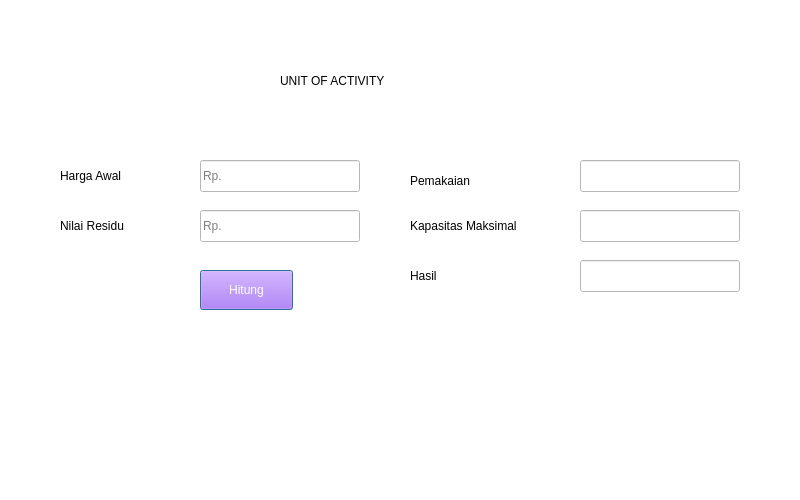
<?xml version="1.0" encoding="UTF-8"?>
<ui version="4.0">
 <class>Dialog</class>
 <widget class="QDialog" name="Dialog">
  <property name="geometry">
   <rect>
    <x>0</x>
    <y>0</y>
    <width>800</width>
    <height>500</height>
   </rect>
  </property>
  <property name="windowTitle">
   <string>Dialog</string>
  </property>
  <widget class="QWidget" name="widget" native="true">
   <property name="geometry">
    <rect>
     <x>0</x>
     <y>0</y>
     <width>800</width>
     <height>500</height>
    </rect>
   </property>
   <property name="styleSheet">
    <string notr="true">background-color: rgb(255, 255, 255);</string>
   </property>
   <widget class="QLabel" name="label">
    <property name="geometry">
     <rect>
      <x>280</x>
      <y>60</y>
      <width>251</width>
      <height>41</height>
     </rect>
    </property>
    <property name="styleSheet">
     <string notr="true">font: 57 18pt &quot;Dubai Medium&quot;;
color:black;</string>
    </property>
    <property name="text">
     <string>UNIT OF ACTIVITY</string>
    </property>
   </widget>
   <widget class="QLabel" name="label_2">
    <property name="geometry">
     <rect>
      <x>60</x>
      <y>160</y>
      <width>101</width>
      <height>31</height>
     </rect>
    </property>
    <property name="styleSheet">
     <string notr="true">color:black;font: 12pt &quot;Dubai&quot;</string>
    </property>
    <property name="text">
     <string>Harga Awal</string>
    </property>
   </widget>
   <widget class="QLabel" name="label_3">
    <property name="geometry">
     <rect>
      <x>60</x>
      <y>210</y>
      <width>101</width>
      <height>31</height>
     </rect>
    </property>
    <property name="styleSheet">
     <string notr="true">font: 12pt &quot;Dubai&quot;;
color:black;
</string>
    </property>
    <property name="text">
     <string>Nilai Residu</string>
    </property>
   </widget>
   <widget class="QLabel" name="label_4">
    <property name="geometry">
     <rect>
      <x>410</x>
      <y>170</y>
      <width>131</width>
      <height>21</height>
     </rect>
    </property>
    <property name="styleSheet">
     <string notr="true">font: 12pt &quot;Dubai&quot;;
color:black;</string>
    </property>
    <property name="text">
     <string>Pemakaian</string>
    </property>
   </widget>
   <widget class="QLineEdit" name="le_Harga">
    <property name="geometry">
     <rect>
      <x>200</x>
      <y>160</y>
      <width>160</width>
      <height>32</height>
     </rect>
    </property>
    <property name="styleSheet">
     <string notr="true">border-color:black;
color:black;</string>
    </property>
    <property name="placeholderText">
     <string>Rp. </string>
    </property>
   </widget>
   <widget class="QLineEdit" name="le_Nilai">
    <property name="geometry">
     <rect>
      <x>200</x>
      <y>210</y>
      <width>160</width>
      <height>32</height>
     </rect>
    </property>
    <property name="styleSheet">
     <string notr="true">border-color:black;
color:black;</string>
    </property>
    <property name="placeholderText">
     <string>Rp. </string>
    </property>
   </widget>
   <widget class="QLineEdit" name="le_Pemakaian">
    <property name="geometry">
     <rect>
      <x>580</x>
      <y>160</y>
      <width>160</width>
      <height>32</height>
     </rect>
    </property>
    <property name="styleSheet">
     <string notr="true">border-color:black;
color:black;</string>
    </property>
   </widget>
   <widget class="QLabel" name="label_5">
    <property name="geometry">
     <rect>
      <x>410</x>
      <y>210</y>
      <width>161</width>
      <height>31</height>
     </rect>
    </property>
    <property name="styleSheet">
     <string notr="true">font: 12pt &quot;Dubai&quot;;
color:black;</string>
    </property>
    <property name="text">
     <string>Kapasitas Maksimal</string>
    </property>
   </widget>
   <widget class="QLineEdit" name="le_Kapasitas">
    <property name="geometry">
     <rect>
      <x>580</x>
      <y>210</y>
      <width>160</width>
      <height>32</height>
     </rect>
    </property>
    <property name="styleSheet">
     <string notr="true">border-color:black;
color:black;</string>
    </property>
   </widget>
   <widget class="QPushButton" name="btn_Hitung">
    <property name="geometry">
     <rect>
      <x>200</x>
      <y>270</y>
      <width>93</width>
      <height>40</height>
     </rect>
    </property>
    <property name="styleSheet">
     <string notr="true">background-color: rgb(170, 85, 255);
color: rgb(255, 255, 255);</string>
    </property>
    <property name="text">
     <string>Hitung</string>
    </property>
   </widget>
   <widget class="QLabel" name="label_7">
    <property name="geometry">
     <rect>
      <x>20</x>
      <y>440</y>
      <width>50</width>
      <height>40</height>
     </rect>
    </property>
    <property name="text">
     <string/>
    </property>
    <property name="pixmap">
     <pixmap>left-arrow.png</pixmap>
    </property>
    <property name="scaledContents">
     <bool>true</bool>
    </property>
   </widget>
   <widget class="QLabel" name="label_6">
    <property name="geometry">
     <rect>
      <x>410</x>
      <y>260</y>
      <width>51</width>
      <height>31</height>
     </rect>
    </property>
    <property name="styleSheet">
     <string notr="true">font: 12pt &quot;Dubai&quot;;
color:black;</string>
    </property>
    <property name="text">
     <string>Hasil</string>
    </property>
   </widget>
   <widget class="QLineEdit" name="le_Hasil">
    <property name="geometry">
     <rect>
      <x>580</x>
      <y>260</y>
      <width>160</width>
      <height>32</height>
     </rect>
    </property>
    <property name="styleSheet">
     <string notr="true">border-color:black;
color:black;</string>
    </property>
   </widget>
   <widget class="QLabel" name="Back">
    <property name="geometry">
     <rect>
      <x>20</x>
      <y>440</y>
      <width>50</width>
      <height>40</height>
     </rect>
    </property>
    <property name="text">
     <string/>
    </property>
    <property name="pixmap">
     <pixmap>../icon/left-arrow.png</pixmap>
    </property>
    <property name="scaledContents">
     <bool>true</bool>
    </property>
   </widget>
  </widget>
 </widget>
 <resources/>
 <connections/>
</ui>
